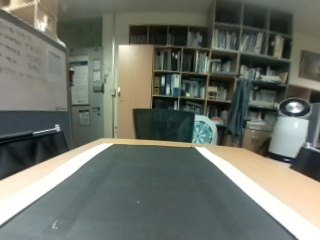
#> input picture 04 기타 코드/test_set/img_2c.jpg, 320 x 240 px
$ python temp.py
#> lines starting #> are read from the running program, lines starting #| are printed output that depends on the picture
import cv2
import numpy as np

image_name = 'img_2c.jpg'
image = cv2.imread(image_name,0)
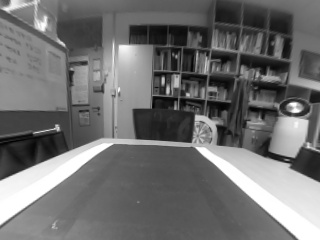
#> image: shape (240, 320); min 0, max 255, mean 111.4
edges = cv2.Canny(image,100,200)
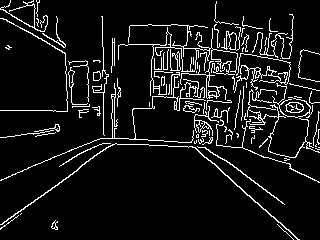
#> edges: shape (240, 320); 8.4% white in thin lines or dots

out = np.hstack((image, edges))
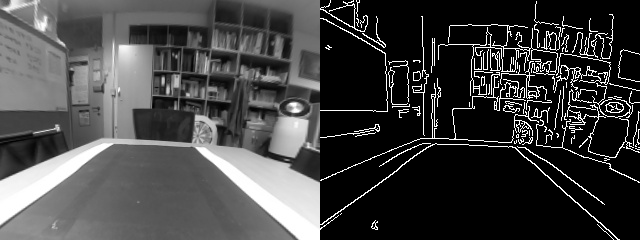
#> out: shape (240, 640); min 0, max 255, mean 66.4
try:
    cv2.imshow('Image', out)
    cv2.waitKey(0)
    cv2.destroyAllWindows()
except Exception as e:
    print(e)

$ run again, with 04 기타 코드/test_set/img_1c.jpg copied over 04 기타 코드/test_set/img_2c.jpg
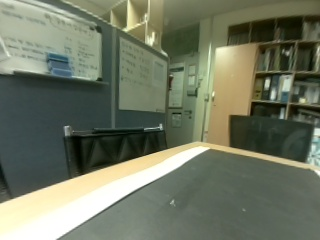
#> input picture 04 기타 코드/test_set/img_1c.jpg, 320 x 240 px
#> `edges = cv2.Canny(image,100,200)`:
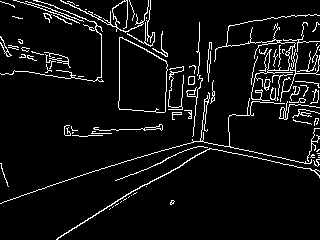
#> edges: shape (240, 320); 6.4% white in thin lines or dots
#> `out = np.hstack((image, edges))`:
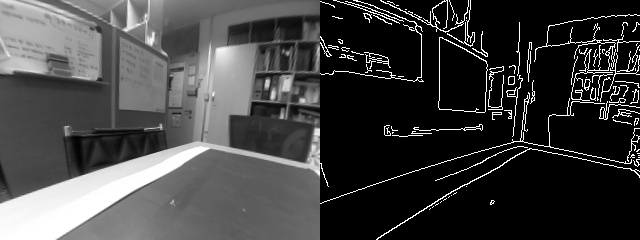
#> out: shape (240, 640); min 0, max 255, mean 65.2
